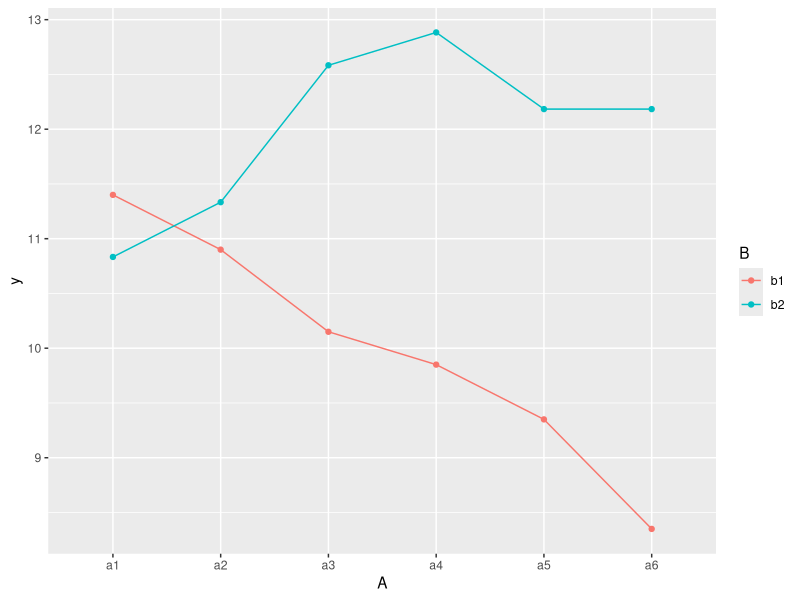

Source code (R):
## ---- chunk 1
library(ggplot2)
library(dplyr)
## ---- chunk 2
dat <- expand.grid(A = c("a1", "a2", "a3", "a4", "a5", "a6"),
                   B = c("b1", "b2"))

# set contrasts:
dat$A <- C(dat$A, MASS::contr.sdif)
dat$B <- C(dat$B, contr.treatment)

betas <- c(10, 
           -0.5, -0.75, -0.3, -0.5, -1,
           2, 
           1, 2, 0.6, -0.2, 1)
X <- model.matrix(~ A * B, dat)
dat$y <- as.vector(X %*% betas)

ggplot(dat, aes(x = A, y = y, colour = B)) +
  geom_point() +
  geom_line(aes(group = B)) + 
  scale_y_continuous(breaks = seq(0, 20, by = 1))
## ---- chunk 3
fit_gen <- lm(y ~ A * B, dat)
fit_gen_coeffs <- coefficients(fit_gen)
summary(fit_gen)
## ---- chunk 4
dat %>% 
  group_by(B) %>% 
  summarise(marginal = mean(y))
## ---- chunk 5
# change B contrast to sum:
dat$B <- C(dat$B, contr.sum)  # b1 = 1, b2 = -1
fit_sum <- lm(y ~ A * B, dat)
fit_sum_coefs <- round(coefficients(fit_sum), 3)
print(fit_sum_coefs)

## ---- chunk 6
mean(dat$y)
## ---- chunk 7
mean_A <- dat %>% 
  group_by(A) %>% 
  summarise(y = mean(y))

# sequential differences:
av_diffs <- diff(mean_A$y)
av_diffs

## ---- chunk 8
# "simple effect" differences:
diffs_b1 <- diff(dat$y[dat$B == "b1"])
diffs_b2 <- diff(dat$y[dat$B == "b2"])

diffs_b1 - av_diffs
diffs_b2 - av_diffs
## ---- chunk 9
# change B contrast to deviance:
dat$B <- C(dat$B, MASS::contr.sdif)
fit_sdif <- lm(y ~ A * B, dat)
fit_sdif_coefs <- round(coefficients(fit_sdif), 3)
print(fit_sdif_coefs)

## ---- chunk 10
cbind(dat, round(model.matrix(~ A * B,
                        dat), 2))
